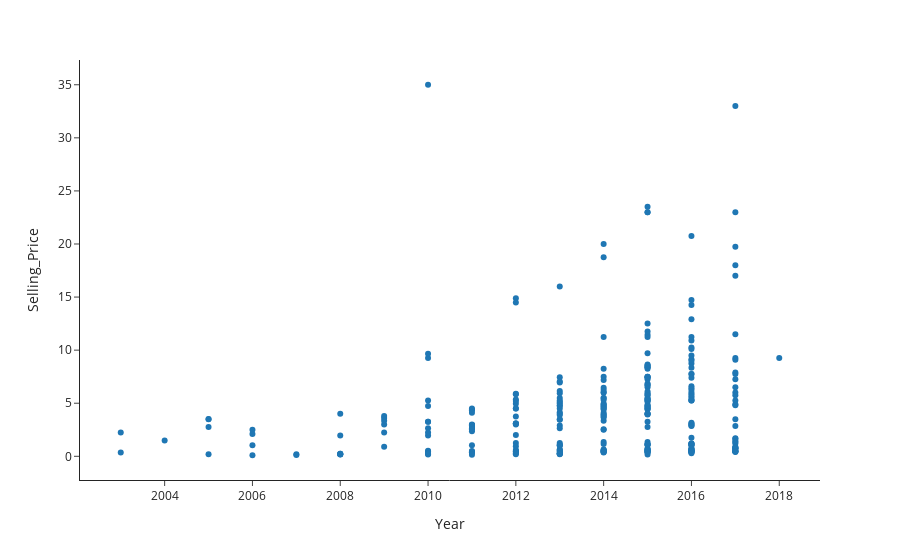

Notebook code for this chart:
### Markdown cell above
### Plotly express

We can make a scatterplot showing the correlation between the Year and the Selling_price. We can save this object as an HTML file and show it in our webbrowser.

### Code cell
# import plotly express
import plotly.express as px

# create scatterplot with simple white theme
scatterplot = px.scatter(data_frame=cars,  x="Year", y="Selling_Price", template="simple_white")

# show the graph
scatterplot.show()

# save as html
scatterplot.write_html("Year_price.html")

### Figure 1 — Plotly figure (JSON) as saved in the notebook; plotly's stock layout.template omitted (floating-point values rounded to 4 significant figures; data arrays with more than 128 entries replaced by an {"elided": "..."} marker saying what was removed)
{"data": [{"hovertemplate": "Year=%{x}<br>Selling_Price=%{y}<extra></extra>", "legendgroup": "", "marker": {"color": "#1F77B4", "symbol": "circle"}, "mode": "markers", "name": "", "orientation": "v", "showlegend": false, "x": {"elided": "301 int values"}, "xaxis": "x", "y": {"elided": "301 float values"}, "yaxis": "y", "type": "scatter"}], "layout": {"xaxis": {"anchor": "y", "domain": [0, 1], "title": {"text": "Year"}}, "yaxis": {"anchor": "x", "domain": [0, 1], "title": {"text": "Selling_Price"}}, "legend": {"tracegroupgap": 0}, "margin": {"t": 60}}}
